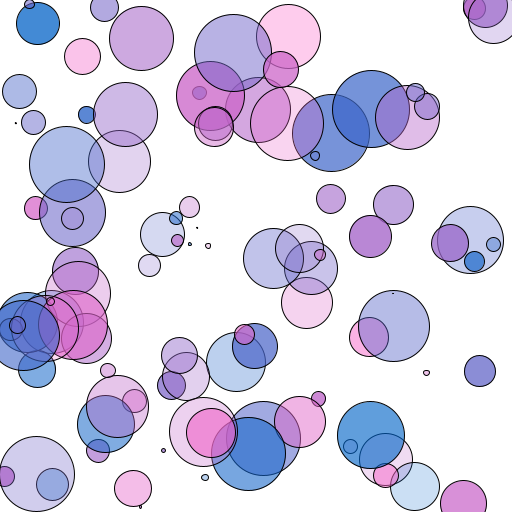
Frame 1 (no input)
Frame 60 (the mouse pressed at the canvas centre just before this capture): identical to frame 1, image omitted
Frame 120 (the mouse held since frame 60 and released just before this capture): identical to frame 1, image omitted

The Processing sketch that drew this single still picture (run headless with seeded random() and noise(); from frame 60 on, the mouse is pressed at the canvas centre):

// Processing sketch: OOP_2
// ── OOP_2.pde
//Declaramos un array de la clase "Modulo". Se hace igual que un array tradicional.
Modulo [] modulos = new Modulo[100];

void setup() {
    size(512, 512); 

    //inicializamos todos los elementos (onjetos "modulo" en este caso) con la informacion que necesita
    for (int i = 0; i < modulos.length; ++i) {
        //En este ejemplo, le pasamos solo valores random, pero esto se puede hacer en el orden que queramos
        modulos[i] = new Modulo(random(width), random(height), random(80), color(random(255), 100, 200, random(50,200)));    
    }
}

void draw() {
    background(255);

    //Invocamos el metodo dibuja() de cada objeto
    for (int i = 0; i < modulos.length; ++i) {
        modulos[i].dibuja();
    }
}


// ── modulo.pde
//CLASE BASICA

class Modulo {
   //variables de la clase
    float posX, posY;
    float tam;
    color col;

    //Constructor
   Modulo(float x, float y, float t, color c){
       posX = x;
       posY = y;
       tam = t;
       col = color(c);

   }

    //Metodos. En este caso, solo tenemos 1 que dibuja
    void dibuja(){
        fill(col);
        ellipse(posX, posY, tam, tam);
    }

}
